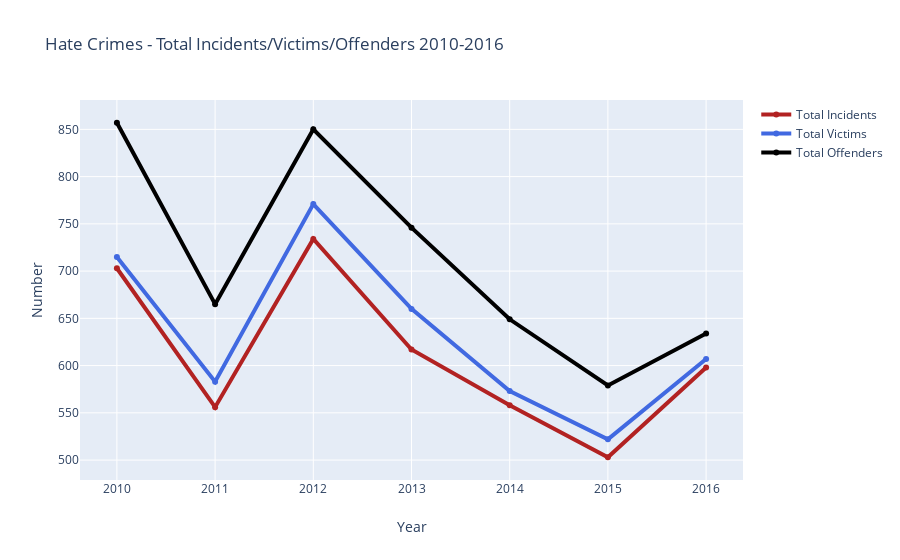

Notebook code cell kept with this figure:
### Code cell
#Chart 2 - line chart
group_year=df.groupby(['Year'])['Total Incidents','Total Victims','Total Offenders'].sum().reset_index()
#print group_year

fig2 = go.Figure()
# Create and style traces
fig2.add_trace(go.Scatter(x=group_year['Year'], y=group_year['Total Incidents'], name='Total Incidents',
                         line=dict(color='firebrick', width=4)))
fig2.add_trace(go.Scatter(x=group_year['Year'], y=group_year['Total Victims'], name='Total Victims',
                         line=dict(color='royalblue', width=4)))
fig2.add_trace(go.Scatter(x=group_year['Year'], y=group_year['Total Offenders'], name='Total Offenders',
                         line=dict(color='black', width=4,)))


# Edit the layout
fig2.update_layout(title='Hate Crimes - Total Incidents/Victims/Offenders 2010-2016',
                   xaxis_title='Year',
                   yaxis_title='Number')


fig2.show()

### Figure 1 — Plotly figure (JSON) as saved in the notebook; plotly's stock layout.template omitted (floating-point values rounded to 4 significant figures)
{"data": [{"line": {"color": "firebrick", "width": 4}, "name": "Total Incidents", "type": "scatter", "x": [2010, 2011, 2012, 2013, 2014, 2015, 2016], "y": [703, 556, 734, 617, 558, 503, 598]}, {"line": {"color": "royalblue", "width": 4}, "name": "Total Victims", "type": "scatter", "x": [2010, 2011, 2012, 2013, 2014, 2015, 2016], "y": [715, 583, 771, 660, 573, 522, 607]}, {"line": {"color": "black", "width": 4}, "name": "Total Offenders", "type": "scatter", "x": [2010, 2011, 2012, 2013, 2014, 2015, 2016], "y": [857, 665, 850, 746, 649, 579, 634]}], "layout": {"title": {"text": "Hate Crimes - Total Incidents/Victims/Offenders 2010-2016"}, "xaxis": {"title": {"text": "Year"}}, "yaxis": {"title": {"text": "Number"}}}}
